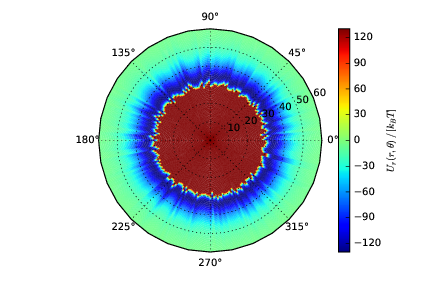

Source code (Python):
# -*- coding: utf-8 -*-
"""
Created on Fri Feb 23 13:21:22 2018

@author: goranbs (Gøran Brekke-Svaland)

Description:

This script plots the center-to-surface interaction energy U(r,theta),  of
a nanoparticle with diameter "sigma" and interaction strength "epsilon".

A polar plot is produced for a number of surface domains (slices), and the
average U(r) is plotted in a separate plot.

The global roughness of the nanoparticle is "kappa", and the domain step size
is "stepsize", which is the descrete kink-heights of the nanoparticle.

"""

import numpy as np
import matplotlib.pyplot as plt
#from mpl_toolkits.mplot3d import Axes3D

# --------------------

slices = 200          # number of surface slices/domains
kappa=3               # global surface roughness [nm]
stepsize=0.3          # step size [nm]

# --------------------

epsilon=130.0       # interaction strength
sigma=60.0          # particle diameter [nm]
max_sigma=60        # max value of r, in polar plot
a=24                # mie exponent
# --------------------

resolution = 200    # r,theta resolution

# -------------------------------------------- #

rad = np.linspace(0, max_sigma, resolution)
azm = np.linspace(0, 2*np.pi, resolution)

r, th = np.meshgrid(rad, azm)

delta = np.zeros((resolution,resolution))
npoints = resolution/slices


sumkappasquared = 0
stepsizes = []
for i in xrange(slices):
    randomNr = np.random.normal(0,kappa)    # Gaussian normal distr. with std=kappa
    k = stepsize*np.round(randomNr/stepsize)
    sumkappasquared += k*k
    stepsizes.append(k)
    for j in xrange( npoints*(i-1), npoints*i ):
        delta[j,:] = k

roughness_rms = np.sqrt(sumkappasquared/slices)
roughness_std = np.std(delta[:,1])

# ---------------------------------------- #
print "Global roughness"
print "rms roughness:  ", roughness_rms
print "std roughness:  ", roughness_std
# ---------------------------------------- #

# -- mie potential, center-to-surface distance (r): U(r,theta)
z = 4*epsilon*((sigma/(r+delta+sigma/2.0))**(a) - (sigma/(r+delta+sigma/2.0))**(a/2.0))

def stepsizes_hist(stepsizes):
    nbins=10
    #np.histogram(stepsize,bins=nbins,normed=False)
    plt.hist(stepsizes,bins=nbins,normed=False)
    plt.xlim([-nbins,nbins])
    plt.ylabel('number of steps')
    plt.xlabel('step size [nm]')
    plt.show()

def average_potential_to_1d(z_rtheta,rad,epsilon,max_sigma,slices,kappa):
    z = np.average(z_rtheta,axis=0)
    plt.figure()
    plt.plot(rad,z)
    plt.axis([(sigma/6), max_sigma, -epsilon, epsilon])
    plt.xlabel(r'$r \, / \, [nm]$')
    plt.ylabel(r'$U_r(r,\theta ) \, / \, [k_BT]$')
    name = "avgInteraction_n{}_k{}.eps".format(slices,kappa)
    plt.savefig(name,format='eps')
    plt.show()

def plotting_stuff(th,r,z,azm,epsilon,slices,kappa):
    plt.figure()
    #ax = Axes3D(fig)
    plt.subplot(projection="polar")
    plt.pcolormesh(th, r, z, vmin=-epsilon, vmax=epsilon, cmap='jet')
    plt.plot(azm, r, color='k', ls='none')
    cbar = plt.colorbar()
    cbar.set_label(r'$U_r(r,\theta ) \, / \, [k_BT]$')
    plt.grid()
    name = "polarplot_n{}_k{}.eps".format(slices,kappa)
    plt.savefig(name,format='eps')
    plt.show()
    
stepsizes_hist(stepsizes)
plotting_stuff(th,r,z,azm,epsilon,slices,kappa)
average_potential_to_1d(z,rad,epsilon,max_sigma,slices,kappa)
# ------------------------------------------------------------- #